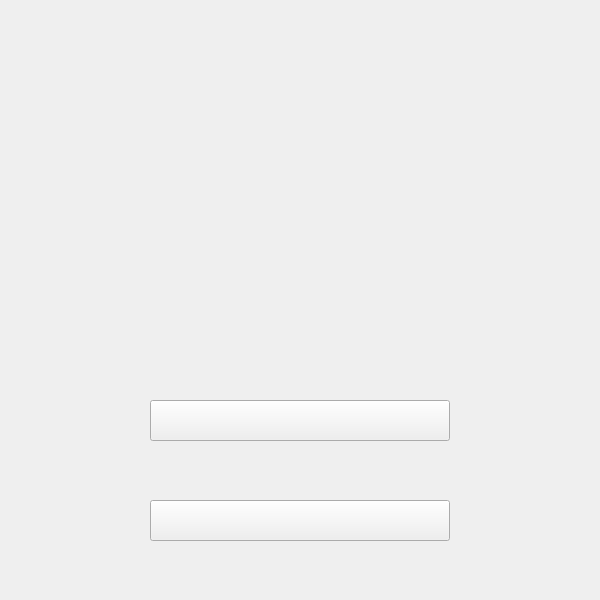
<?xml version="1.0" encoding="UTF-8"?>
<ui version="4.0">
 <class>Pause</class>
 <widget class="QDialog" name="Pause">
  <property name="geometry">
   <rect>
    <x>0</x>
    <y>0</y>
    <width>600</width>
    <height>600</height>
   </rect>
  </property>
  <property name="windowTitle">
   <string>Dialog</string>
  </property>
  <widget class="QPushButton" name="Back">
   <property name="geometry">
    <rect>
     <x>150</x>
     <y>300</y>
     <width>300</width>
     <height>41</height>
    </rect>
   </property>
   <property name="text">
    <string/>
   </property>
   <property name="icon">
    <iconset>
     <normalon>:/img/images/goon.png</normalon>
    </iconset>
   </property>
   <property name="iconSize">
    <size>
     <width>300</width>
     <height>41</height>
    </size>
   </property>
   <property name="flat">
    <bool>true</bool>
   </property>
  </widget>
  <widget class="QPushButton" name="ReOn">
   <property name="geometry">
    <rect>
     <x>150</x>
     <y>400</y>
     <width>300</width>
     <height>41</height>
    </rect>
   </property>
   <property name="text">
    <string/>
   </property>
   <property name="icon">
    <iconset>
     <normalon>:/img/images/again.png</normalon>
    </iconset>
   </property>
   <property name="iconSize">
    <size>
     <width>300</width>
     <height>41</height>
    </size>
   </property>
  </widget>
  <widget class="QPushButton" name="GoBack">
   <property name="geometry">
    <rect>
     <x>150</x>
     <y>500</y>
     <width>300</width>
     <height>41</height>
    </rect>
   </property>
   <property name="text">
    <string/>
   </property>
   <property name="icon">
    <iconset>
     <normalon>:/img/images/back.png</normalon>
    </iconset>
   </property>
   <property name="iconSize">
    <size>
     <width>300</width>
     <height>41</height>
    </size>
   </property>
  </widget>
 </widget>
 <resources/>
 <connections/>
</ui>
